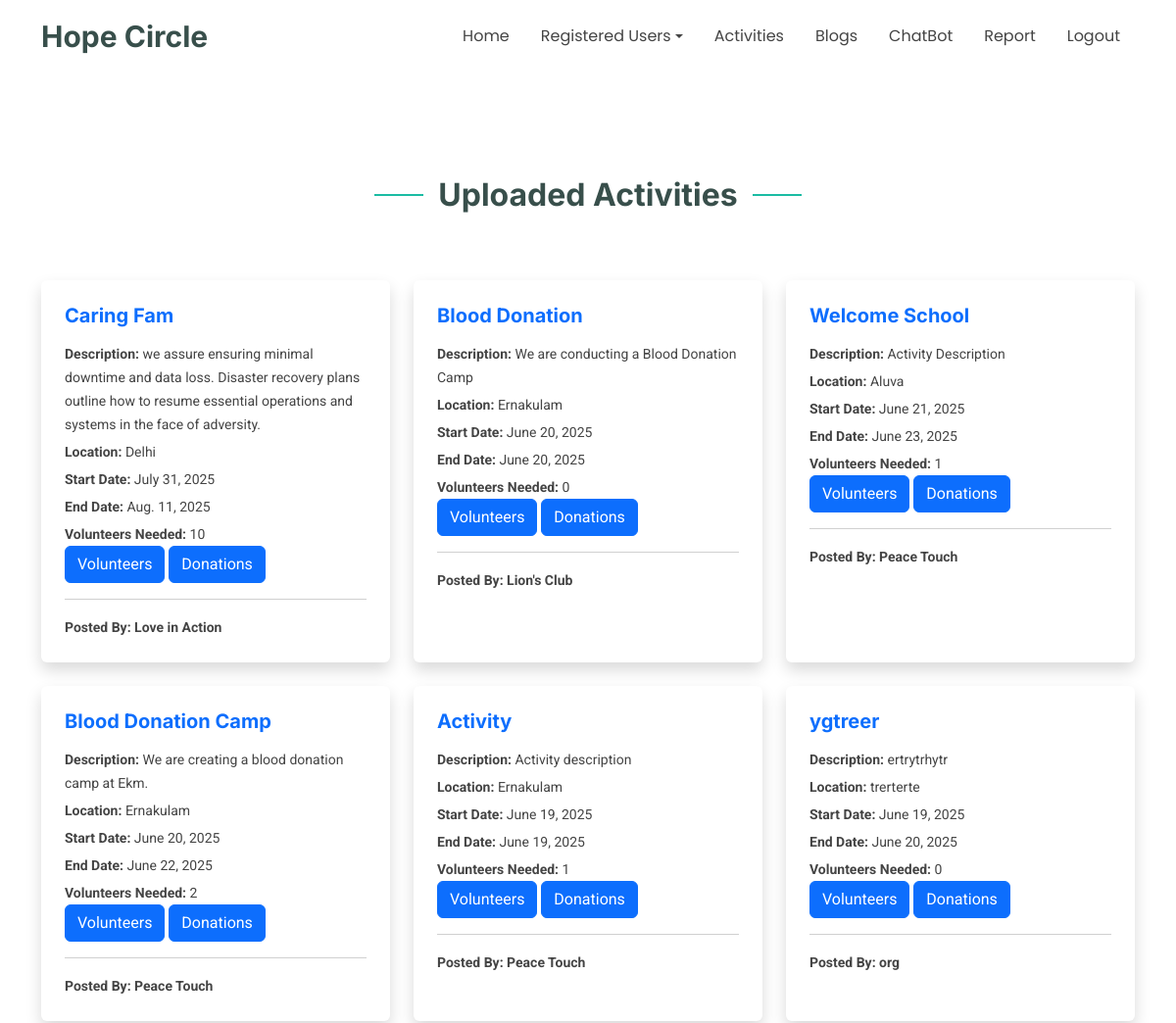
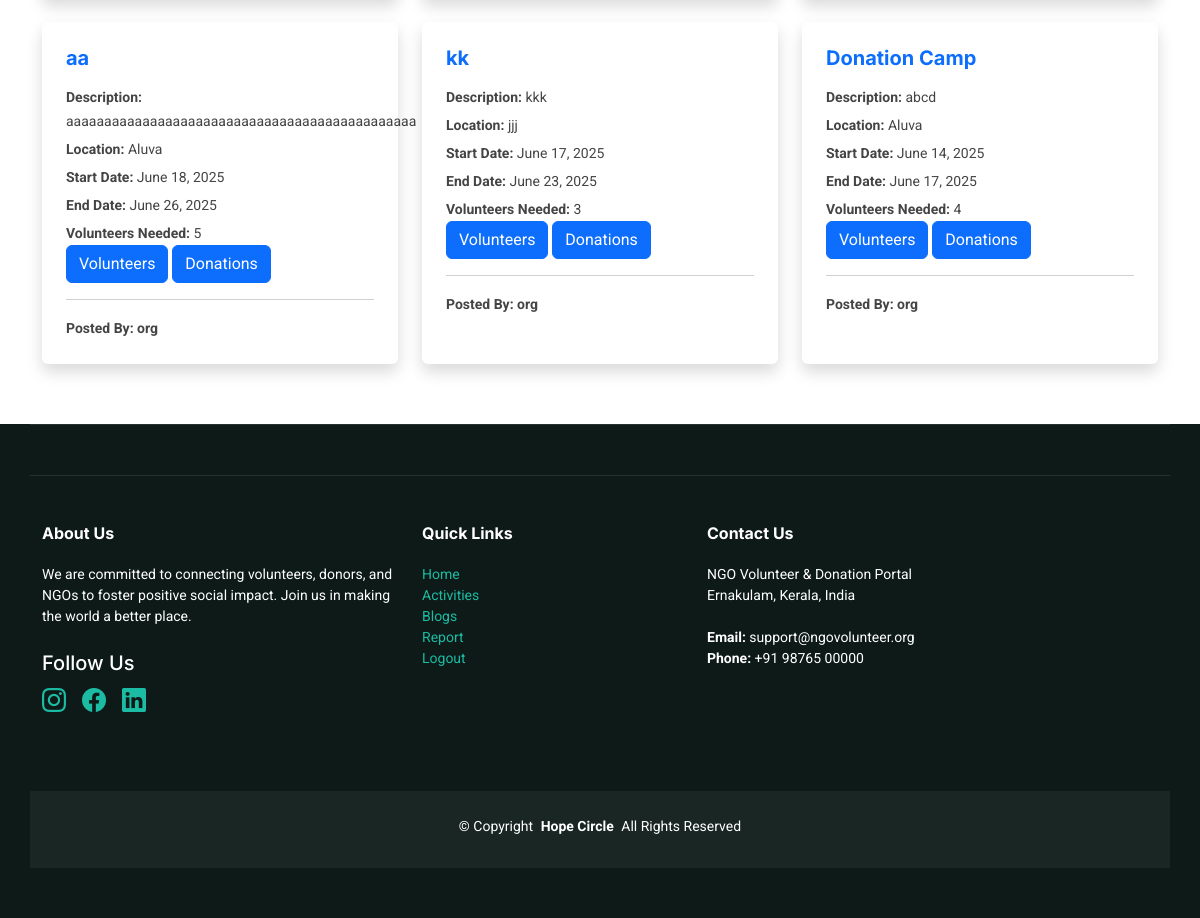
The app's page /adminActivity with its own data (2 pictures, top to bottom).
### ngoapp/models.py (models this page shows)
class Activity(models.Model):
    ngo=models.ForeignKey(Ngo,on_delete=models.CASCADE)
    name=models.CharField(max_length=50)
    category=models.CharField(max_length=50,null=True)
    description=models.TextField()
    loc=models.CharField(max_length=200)
    volunteers_needed=models.IntegerField()
    sDate=models.DateField()
    eDate=models.DateField()

class Ngo(models.Model):
    user=models.ForeignKey(Logintbl,on_delete=models.CASCADE)
    name=models.CharField(max_length=50)
    email=models.CharField(max_length=50)
    phone=models.BigIntegerField()
    lisence = models.FileField(null=True)
    logo = models.FileField(null=True)
    address =models.CharField(max_length=200)

### ngoapp/views.py (the view)
# urls.py: path('adminActivity',views.adminActivity),
def adminActivity(request):
    activity=Activity.objects.filter().order_by('-id')
    return render(request,"adminActivity.html", {"activity": activity})

### templates/adminActivity.html (shortened to what this page needs)
{% extends 'adminHome.html' %}
{% block content %}
<main class="main">
    <section id="services" class="services section">
      <div class="container section-title" data-aos="fade-up">
        <h2>Uploaded Activities</h2>
      </div>
      {% if activity %}
      <div class="container">
<div class="row gx-4 gy-4">
  {% for i in activity %}
    <div class="col-xl-4 col-md-6 d-flex" data-aos="fade-up" data-aos-delay="100">
      <div class="service-item position-relative p-4 shadow rounded bg-white w-100">
        <h4><a href="#" class=" text-primary fw-bold">{{ i.name }}</a></h4>
        <p class="mb-1"><strong>Description:</strong> {{ i.description }}</p>
        <p class="mb-1"><strong>Location:</strong> {{ i.loc }}</p>
        <p class="mb-1"><strong>Start Date:</strong> {{ i.sDate }}</p>
        <p class="mb-1"><strong>End Date:</strong> {{ i.eDate }}</p>
        <p class="mb-0"><strong>Volunteers Needed:</strong> {{ i.volunteers_needed }}</p>
        <a href="/adminActVol?id={{ i.id }}" class="btn btn-primary">Volunteers</a>
        <a href="/adminActDon?id={{ i.id }}" class="btn btn-primary">Donations</a>
        <hr>
        <p class="mb-0"><strong>Posted By: {{ i.ngo.name }}</strong> </p>
      </div>
    </div>
  {% endfor %}
</div>
      </div>
      {% else %}
      <center><b>No Activities Uploaded!</b></center>
      {% endif %}
    </section>
</main>
{% endblock %}

### templates/adminHome.html (shortened to what this page needs)
<!DOCTYPE html>
<html lang="en">
<head>
  <link href="static/assets/vendor/bootstrap/css/bootstrap.min.css" rel="stylesheet">
  <link href="static/assets/vendor/bootstrap-icons/bootstrap-icons.css" rel="stylesheet">
  <link href="static/assets/vendor/aos/aos.css" rel="stylesheet">
  <link href="static/assets/vendor/glightbox/css/glightbox.min.css" rel="stylesheet">
  <link href="static/assets/vendor/swiper/swiper-bundle.min.css" rel="stylesheet">
  <link href="static/assets/css/main.css" rel="stylesheet">
</head>
<body class="index-page">
  <header id="header" class="header d-flex align-items-center fixed-top">
    <div class="container-fluid container-xl position-relative d-flex align-items-center justify-content-between">
      <a href="" class="logo d-flex align-items-center">
        <h1 class="sitename">Hope Circle</h1>
      </a>
      <nav id="navmenu" class="navmenu">
        <ul>
          <li><a href="/adminHome" >Home</a></li>
          <li class="nav-item dropdown">
              <a class="nav-link dropdown-toggle" href="#" id="userDropdown" role="button" data-bs-toggle="dropdown" aria-expanded="false">
                  Registered Users
              </a>
          </li>
          <li><a href="/adminActivity">Activities</a></li>
          <li><a href="/adminBlog">Blogs</a></li>
          <li><a href="/adminChat">ChatBot</a></li>
          <li><a href="/adminReport">Report</a></li>
          <li><a href="/login">Logout</a></li>
        </ul>
      </nav>
    </div>
  </header> <br><br><br><br><br>
  {% block content %}{% endblock %}
  <footer id="footer" class="footer dark-background">
    <div class="container footer-top">
    </div>
    <div class="container footer-top py-5">
  <div class="row gy-6py text-start">
    <div class="col-lg-4 col-md-6">
      <h4>About Us</h4>
      <p>
        We are committed to connecting volunteers, donors, and NGOs to foster positive social impact.
        Join us in making the world a better place.
      </p>
      <h5 class="mt-4">Follow Us</h5>
      <div class="d-flex">
        <a href="https://www.instagram.com" target="_blank" class="me-3 ">
          <i class="bi bi-instagram fs-4"></i>
        </a>
        <a href="https://www.facebook.com" target="_blank" class="me-3 ">
          <i class="bi bi-facebook fs-4"></i>
        </a>
        <a href="https://www.linkedin.com" target="_blank" class="me-3 ">
          <i class="bi bi-linkedin fs-4"></i>
        </a>
      </div>
    </div>
    <div class="col-lg-3 col-md-6">
      <h4>Quick Links</h4>
      <ul class="list-unstyled">
        <li><a href="/adminHome ">Home</a></li>
        <li><a href="/adminActivity">Activities</a></li>
        <li><a href="/adminBlog">Blogs</a></li>
        <li><a href="/adminReport">Report</a></li>
        <li><a href="/login">Logout</a></li>
      </ul>
    </div>
    <div class="col-lg-4 col-md-6">
      <h4>Contact Us</h4>
      <p>
        NGO Volunteer & Donation Portal<br>
        Ernakulam, Kerala, India<br><br>
        <strong>Email:</strong> support@ngovolunteer.org<br>
        <strong>Phone:</strong> +91 98765 00000<br>
      </p>
    </div>
  </div>
</div>
<div class="container copyright text-center mt-4">
      <p>© <span>Copyright</span> <strong class="px-1 sitename">Hope Circle</strong> <span>All Rights Reserved</span></p>
    </div>
  </footer>
</body>
</html>

### static/media/assets/css/main.css (style rules this page uses)
:root { --default-font: "Roboto", system-ui, -apple-system, "Segoe UI", Roboto, "Helvetica Neue", Arial, "Noto Sans", "Liberation Sans", sans-serif, "Apple Color Emoji", "Segoe UI Emoji", "Segoe UI Symbol", "Noto Color Emoji"; --heading-font: "Inter", sans-serif; --nav-font: "Poppins", sans-serif; }
:root { --background-color: #ffffff; --default-color: #444444; --heading-color: #384f4b; --accent-color: #1bbca3; --surface-color: #ffffff; --contrast-color: #ffffff; }
:root { --nav-color: #444444; --nav-hover-color: #1bbca3; --nav-mobile-background-color: #ffffff; --nav-dropdown-background-color: #ffffff; --nav-dropdown-color: #444444; --nav-dropdown-hover-color: #1bbca3; }
.dark-background { --background-color: #0e1a18; --default-color: #ffffff; --heading-color: #ffffff; --surface-color: #203b37; --contrast-color: #ffffff; }
:root { scroll-behavior: smooth; }
body { color: var(--default-color); background-color: var(--background-color); font-family: var(--default-font); }
a { color: var(--accent-color); text-decoration: none; transition: 0.3s; }
h1, h2, h3, h4, h5, h6 { color: var(--heading-color); font-family: var(--heading-font); }
.header { color: var(--default-color); background-color: var(--background-color); padding: 15px 0; transition: all 0.5s; z-index: 997; }
.header .logo { line-height: 1; }
.header .logo h1 { font-size: 30px; margin: 0; font-weight: 700; color: var(--heading-color); }
@media (min-width: 1200px) { .navmenu { padding: 0; } }
@media (min-width: 1200px) { .navmenu ul { margin: 0; padding: 0; display: flex; list-style: none; align-items: center; } }
@media (min-width: 1200px) { .navmenu li { position: relative; } }
@media (min-width: 1200px) { .navmenu a, .navmenu a:focus { color: var(--nav-color); padding: 10px 15px; margin-left: 2px; font-size: 16px; font-family: var(--nav-font); font-weight: 400; display: flex; align-items: center; justify-content: space-between; white-space: nowrap; transition: 0.3s; } }
.footer { color: var(--default-color); background-color: var(--background-color); font-size: 14px; padding-bottom: 50px; position: relative; }
.footer .footer-top { padding-top: 50px; border-top: 1px solid color-mix(in srgb, var(--default-color), transparent 90%); }
.footer h4 { font-size: 16px; font-weight: bold; position: relative; padding-bottom: 12px; }
.footer .copyright { padding-top: 25px; padding-bottom: 25px; background-color: color-mix(in srgb, var(--default-color), transparent 95%); }
.footer .copyright p { margin-bottom: 0; }
section, .section { color: var(--default-color); background-color: var(--background-color); padding: 60px 0; scroll-margin-top: 74px; overflow: clip; }
.section-title { text-align: center; padding-bottom: 60px; position: relative; }
.section-title h2 { font-size: 32px; font-weight: 700; position: relative; }
.section-title h2:before, .section-title h2:after { content: ""; width: 50px; height: 2px; background: var(--accent-color); display: inline-block; }
.section-title h2:before { margin: 0 15px 10px 0; }
.section-title h2:after { margin: 0 0 10px 15px; }
.services .service-item { background-color: var(--surface-color); box-shadow: 0px 0 25px 0 rgba(0, 0, 0, 0.1); padding: 50px 30px; transition: all 0.3s ease-in-out; height: 100%; position: relative; z-index: 1; }
.services .service-item:before { content: ""; position: absolute; background: var(--accent-color); inset: 100% 0 0 0; transition: all 0.3s; z-index: -1; }
.services .service-item h4 { font-weight: 700; margin-bottom: 15px; font-size: 20px; }
.services .service-item h4 a { color: var(--heading-color); transition: ease-in-out 0.3s; }
.services .service-item p { line-height: 24px; font-size: 14px; margin-bottom: 0; transition: ease-in-out 0.3s; }

### records on screen
Activity: name "Caring Fam", description "we assure ensuring minimal downtime and data loss. Disaster recovery plans outline how to resume essential operations and systems in the face of adversity.", loc "Delhi", sDate "July 31, 2025", eDate "Aug. 11, 2025", volunteers_needed "10", ngo.name "Love in Action"
Activity: name "Blood Donation", description "We are conducting a Blood Donation Camp", loc "Ernakulam", sDate "June 20, 2025", eDate "June 20, 2025", volunteers_needed "0", ngo.name "Lion's Club"
Activity: name "Welcome School", description "Activity Description", loc "Aluva", sDate "June 21, 2025", eDate "June 23, 2025", volunteers_needed "1", ngo.name "Peace Touch"
Activity: name "Blood Donation Camp", description "We are creating a blood donation camp at Ekm.", loc "Ernakulam", sDate "June 20, 2025", eDate "June 22, 2025", volunteers_needed "2", ngo.name "Peace Touch"
Activity: name "Activity", description "Activity description", loc "Ernakulam", sDate "June 19, 2025", eDate "June 19, 2025", volunteers_needed "1", ngo.name "Peace Touch"
Activity: name "ygtreer", description "ertrytrhytr", loc "trerterte", sDate "June 19, 2025", eDate "June 20, 2025", volunteers_needed "0", ngo.name "org"
Activity: name "aa", description "aaaaaaaaaaaaaaaaaaaaaaaaaaaaaaaaaaaaaaaaaaaaaa", loc "Aluva", sDate "June 18, 2025", eDate "June 26, 2025", volunteers_needed "5", ngo.name "org"
Activity: name "kk", description "kkk", loc "jjj", sDate "June 17, 2025", eDate "June 23, 2025", volunteers_needed "3", ngo.name "org"
Activity: name "Donation Camp", description "abcd", loc "Aluva", sDate "June 14, 2025", eDate "June 17, 2025", volunteers_needed "4", ngo.name "org"
